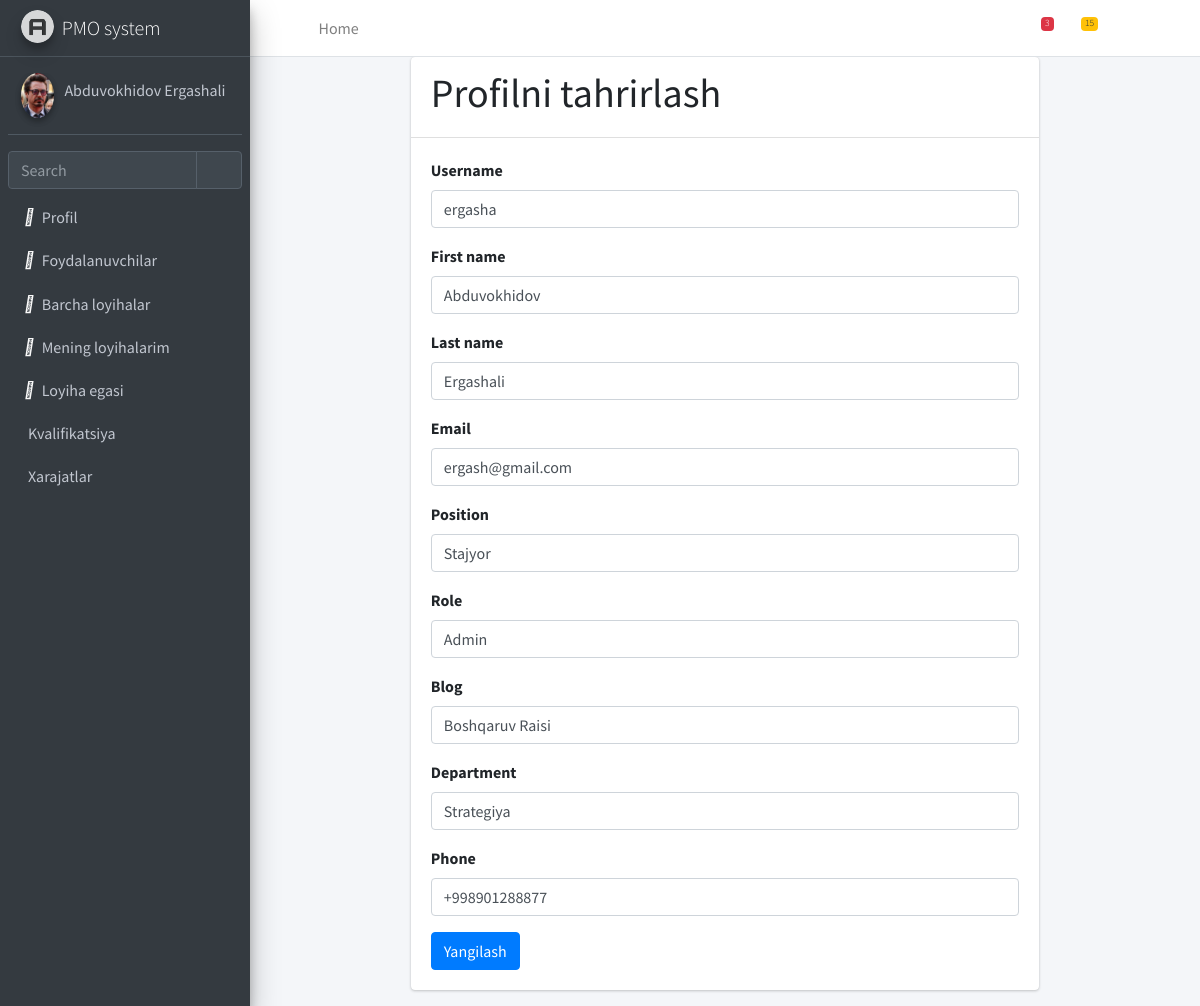
The app's page /users/update/0ebe02c1-54de-4245-ba95-87ff05e74629 with its own data.
### hodimlar/models.py (models this page shows, shortened)
class User(AbstractUser):
    id = models.UUIDField(primary_key=True, default=uuid.uuid4, editable=False)
    username = models.CharField(max_length=50, unique=True)
    first_name = models.CharField(max_length=100)
    last_name = models.CharField(max_length=100)
    email = models.EmailField(unique=True)
    position = models.CharField(max_length=150)
    role = models.CharField(max_length=150)
    status = models.CharField(max_length=50, default='Active')
    phone = models.CharField(max_length=100)
    avatar = models.ImageField(upload_to='images/',default='human.jpg', max_length=300,blank=True)
    blog = models.CharField(max_length=200, blank=True)
    department = models.CharField(max_length=200,blank=True)
    created_at = models.DateTimeField(auto_now_add=True)
    updated_at = models.DateTimeField(auto_now=True)
    objects = CustomUserManager()
    def get_full_name(self):
        return f"{self.first_name} {self.last_name}"

### hodimlar/views.py (the view, shortened to what this page needs)
# urls.py: path('update/<pk>', UserUpdateView.as_view(), name='update-user'),
class UserUpdateView(UpdateView, LoginRequiredMixin):
    model = User
    form_class = UpdateUserForm
    template_name = 'update_user.html'

### hodimlar/forms.py
class UpdateUserForm(forms.ModelForm):
    class Meta:
        model = User
        fields = ['username', 'first_name', 'last_name', 'email', 'position', 'role', 'blog', 'department',
                  'phone']

### templates/update_user.html (shortened to what this page needs)
{% extends 'base.html' %}
{% load django_bootstrap5 %}
{% block content %}
    <div class="row">
        <div class="col-2">
        </div>
        <div class="col-8">
            <div class="card">
                <div class="card-header">
                  <h1>Profilni tahrirlash </h1>
                </div>
                <div class="card-body h-50">
                    <form method="post">
                        {% bootstrap_form form %}
                        <button type="submit" class="btn btn-primary">Yangilash</button>
                    </form>
                </div>
            </div>
        </div>
        <div class="col-2">
        </div>
    </div>
{% endblock content %}

### templates/base.html (shortened to what this page needs)
{% load static %}
{% load filters %}
<!DOCTYPE html>
<html lang="en">
<head>
    <link rel="stylesheet" href="{% static 'plugins/fontawesome-free/css/all.min.css' %}">
    <link href="{% static 'fontawesomefree/css/fontawesome.css' %}" rel="stylesheet">
    <link href="{% static 'fontawesomefree/css/brands.css' %}" rel="stylesheet" type="text/css">
    <link href="{% static 'fontawesomefree/css/solid.css' %}" rel="stylesheet" type="text/css">
    <link rel="stylesheet" href="{% static 'dist/css/adminlte.min.css' %}">
</head>
<body class="hold-transition sidebar-mini">
<div class="wrapper">
    <nav class="main-header navbar navbar-expand navbar-white navbar-light">
        <ul class="navbar-nav">
            <li class="nav-item">
                <a class="nav-link" data-widget="pushmenu" href="#" role="button"><i class="fas fa-bars"></i></a>
            </li>
            <li class="nav-item d-none d-sm-inline-block">
                <a href="{% url 'home' %}" class="nav-link">Home</a>
            </li>
        </ul>
        <ul class="navbar-nav ml-auto">
            <li class="nav-item">
                <a class="nav-link" data-widget="navbar-search" href="#" role="button">
                    <i class="fas fa-search"></i>
                </a>
            </li>
            <li class="nav-item dropdown">
                <a class="nav-link" data-toggle="dropdown" href="#">
                    <i class="far fa-comments"></i>
                    <span class="badge badge-danger navbar-badge">3</span>
                </a>
            </li>
            <li class="nav-item dropdown">
                <a class="nav-link" data-toggle="dropdown" href="#">
                    <span class="badge badge-warning navbar-badge">15</span>
                </a>
            </li>
            <li class="nav-item">
                <a class="nav-link" data-widget="fullscreen" href="#" role="button">
                    <i class="fas fa-expand-arrows-alt"></i>
                </a>
            </li>
            <li class="nav-item">
                <a class="nav-link" data-widget="control-sidebar" data-slide="true" href="#" role="button">
                    <i class="fas fa-th-large"></i>
                </a>
            </li>
        </ul>
    </nav>
    <aside class="main-sidebar sidebar-dark-primary elevation-4">
        <a href="{% url 'home' %}" class="brand-link">
            <img src="{% static 'dist/img/AdminLTELogo.png' %}" alt="Logo"
                 class="brand-image img-circle elevation-3" style="opacity: .8">
            <span class="brand-text font-weight-light">PMO system</span>
        </a>
        <div class="sidebar">
            <div class="user-panel mt-3 pb-3 mb-3 d-flex">
                <div class="image">
                    {% if user.avatar.url %}
                    <img src="{{ user.avatar.url }}" class="img-circle elevation-2"
                         alt="User Image">
                    {% endif %}
                </div>
                <div class="info">
                    <a href="{% url 'hodimlar:profile' %}" class="d-block">{{ user.get_full_name }}</a>
                </div>
            </div>
            <div class="form-inline">
                <div class="input-group" data-widget="sidebar-search">
                    <input class="form-control form-control-sidebar" type="search" placeholder="Search"
                             aria-label="Search">
                    <div class="input-group-append">
                        <button class="btn btn-sidebar">
                            <i class="fas fa-search fa-fw"></i>
                        </button>
                    </div>
                </div>
            </div>
            <nav class="mt-2">
                <ul class="nav nav-pills nav-sidebar flex-column" data-widget="treeview" role="menu"
                    data-accordion="false">
                    <li class="nav-item">
                        <a href="{% url 'hodimlar:profile' %}" class="nav-link">
                            <i class="fa-solid fa-user" style="color: #fafafa;margin-right: 2%"></i>
                            <p>
                                Profil
                            </p>
                        </a>
                    </li>
                    {% if user.role == 'Admin' %}
                                        <li class="nav-item">
                        <a href="{% url 'hodimlar:users' %}" class="nav-link">
                            <i class="fa-solid fa-users" style="color: #fafafa;margin-right: 2%"></i>
                            <p>
                                Foydalanuvchilar
                            </p>
                        </a>
                    </li>
                    {% endif %}
                    <li class="nav-item">
                        <a href="{% url 'all-projects' %}" class="nav-link">
                            <i class="fa-solid fa-file-invoice" style="color: #fafafa;margin-right: 2%"></i>
                            <p>
                                Barcha loyihalar
                            </p>
                        </a>
                    </li>
                    <li class="nav-item">
                        <a href="{% url 'my-projects' %}" class="nav-link">
                            <i class="fa-solid fa-file-contract" style="color: #fafafa;margin-right: 2%"></i>
                            <p>
                                Mening loyihalarim
                            </p>
                        </a>
                    </li>
                    <li class="nav-item">
                        <a href="#" class="nav-link">
                            <i class="fa-solid fa-briefcase" style="color: #fafafa;margin-right: 2%"></i>
                            <p>
                                Loyiha egasi
                            </p>
                        </a>
                    </li>
                    <li class="nav-item">
                        <a href="#" class="nav-link">
                            <p>
                                Kvalifikatsiya
                            </p>
                        </a>
                    </li>
                    <li class="nav-item">
                        <a href="#" class="nav-link">
                            <p>
                                Xarajatlar
                            </p>
                        </a>
                    </li>
                </ul>
            </nav>
        </div>
    </aside>
    <div class="content-wrapper">
        {% block content %}
        {% endblock content %}
    </div>
</div>
</body>
</html>

### records on screen
User: avatar (picture), get_full_name "Abduvokhidov Ergashali", username "ergasha", first_name "Abduvokhidov", last_name "Ergashali", email "ergash@gmail.com", position "Stajyor", role "Admin", blog "Boshqaruv Raisi", department "Strategiya", phone "+998901288877"
